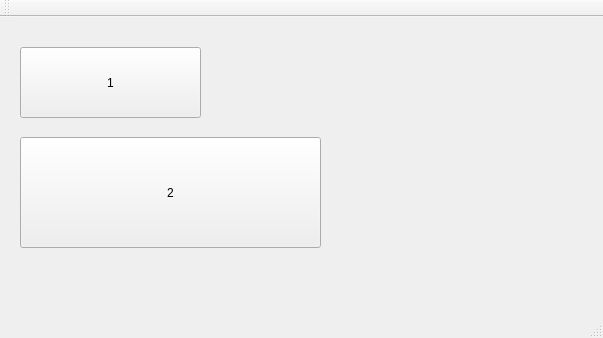
<?xml version="1.0" encoding="UTF-8"?>
<ui version="4.0">
 <class>MainWindow</class>
 <widget class="QMainWindow" name="MainWindow">
  <property name="geometry">
   <rect>
    <x>0</x>
    <y>0</y>
    <width>603</width>
    <height>338</height>
   </rect>
  </property>
  <property name="windowTitle">
   <string>MainWindow</string>
  </property>
  <widget class="QWidget" name="centralWidget">
   <widget class="QPushButton" name="pushButton">
    <property name="geometry">
     <rect>
      <x>20</x>
      <y>30</y>
      <width>181</width>
      <height>71</height>
     </rect>
    </property>
    <property name="text">
     <string>1</string>
    </property>
    <property name="icon">
     <iconset resource="icon.qrc">
      <normaloff>:/img/add.png</normaloff>:/img/add.png</iconset>
    </property>
   </widget>
   <widget class="QPushButton" name="pushButton_2">
    <property name="geometry">
     <rect>
      <x>20</x>
      <y>120</y>
      <width>301</width>
      <height>111</height>
     </rect>
    </property>
    <property name="text">
     <string>2</string>
    </property>
    <property name="icon">
     <iconset resource="icon.qrc">
      <normaloff>:/img/close.png</normaloff>:/img/close.png</iconset>
    </property>
    <property name="iconSize">
     <size>
      <width>50</width>
      <height>50</height>
     </size>
    </property>
   </widget>
  </widget>
  <widget class="QMenuBar" name="menuBar">
   <property name="geometry">
    <rect>
     <x>0</x>
     <y>0</y>
     <width>603</width>
     <height>23</height>
    </rect>
   </property>
  </widget>
  <widget class="QToolBar" name="mainToolBar">
   <attribute name="toolBarArea">
    <enum>TopToolBarArea</enum>
   </attribute>
   <attribute name="toolBarBreak">
    <bool>false</bool>
   </attribute>
  </widget>
  <widget class="QStatusBar" name="statusBar"/>
 </widget>
 <layoutdefault spacing="6" margin="11"/>
 <resources>
  <include location="icon.qrc"/>
 </resources>
 <connections/>
</ui>
